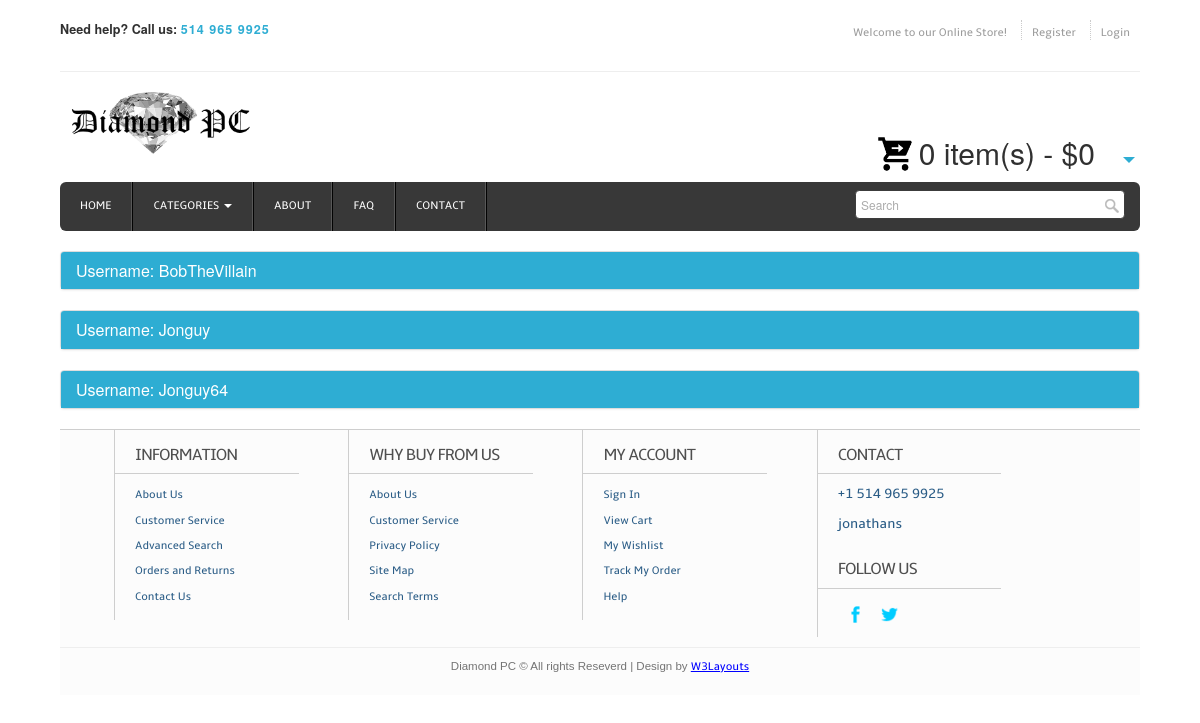
The page /vieworders.php on the database its author committed.
### tables this page shows
CREATE TABLE IF NOT EXISTS `user` (
  `User_Id` int(10) NOT NULL,
  `Username` varchar(50) NOT NULL,
  `Password` varchar(72) NOT NULL,
  `User_Type` varchar(20) NOT NULL DEFAULT 'Customer',
  `Grant_Admin` tinyint(1) NOT NULL DEFAULT '0'
);

### vieworders.php (the view, shortened to what this page needs)
<!DOCTYPE HTML>
<head>
	<?php include 'scripts.php' ?>
    <scipt type="text/javascript" src="jquery.accordion.js" />
</head>
<body>
	<div class="wrap">
	<?php include 'header.php';?>
        <?PHP
            $STH_user = $DBH->query(
                "SELECT user.User_Id, Username
                FROM user");
            $i=0;
            while($user = $STH_user->fetch())
            {
        ?>
                    <div class="panel-group">
                        <div class="panel panel-default">
                            <div class="panel-heading">
                                <h4 class="panel-title">
                                    <a data-toggle="collapse" href="#collapse<?= $i ?>">
                                        Username: <?=$user['Username']?>
                                    </a>
                                </h4>
                            </div>
                        </div>
                    </div>
<?PHP
                $i++;
            }
?>
    </div>
  <?php include 'footer.php';?>
</body>
</html>

### css/style.css (style rules this page uses)
a { text-decoration:none; }
body { font-family: Arial, Helvetica, sans-serif; background: rgba(255,255,255, 0); }
.wrap { width:90%; margin: 0 auto; }

### vieworders.php (style rules this page uses)
.panel-heading { background: #2eadd3!important; }
.panel-title { color: white; }

### rows shown on the page
user: Username "BobTheVillain"
user: Username "Jonguy"
user: Username "Jonguy64"

### other values the page prints
$totalquantity "0"
$subtotal "0"
